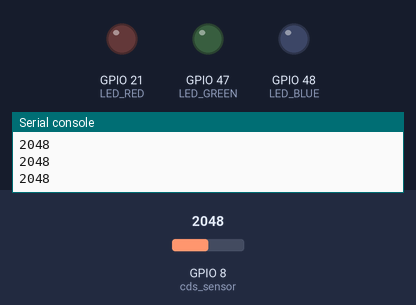
The program below on a simulated ESP32 board running MicroPython. Parts: output pins drawn as LEDs (lit = HIGH), the last lines printed to the serial console. The inputs (shaded band) are chosen by the test bench; at power-on: GPIO 8 (cds_sensor) = 2048 (analog values on the 0–4095 scale).

Above: at 1.2 s.
1.3 s: GPIO 8 (cds_sensor) set to 520
2.8 s: GPIO 8 (cds_sensor) set to 446
At 4.2 s:
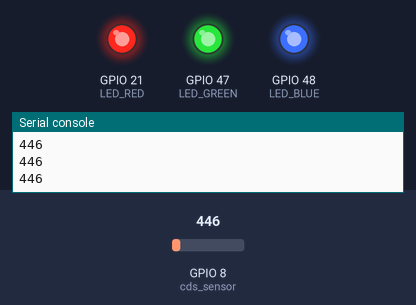
4.5 s: GPIO 8 (cds_sensor) set to 540
At 5.3 s:
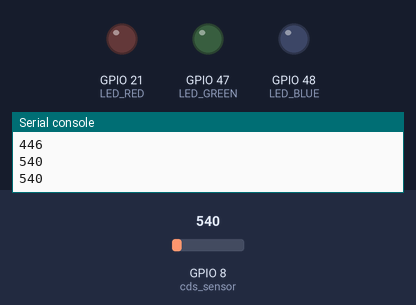
6.0 s: GPIO 8 (cds_sensor) set to 491
At 6.5 s:
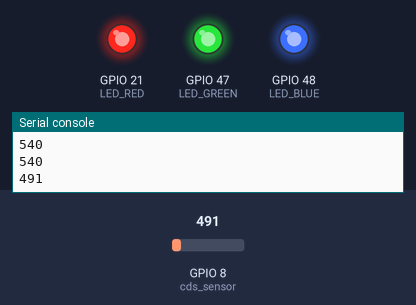
Timing chart, 0 to 8.5 s (numbered marks = the images above; inputs shaded):
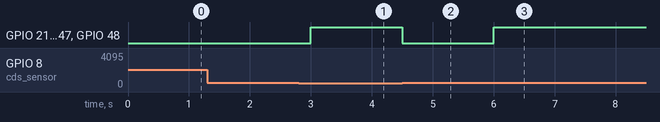

The program:

4-4.________2.py
```python
from machine import Pin
from machine import ADC
import time

cds_sensor=ADC(Pin(8))
cds_sensor.atten(ADC.ATTN_11DB)

LED_RED = Pin(21,Pin.OUT)
LED_GREEN = Pin(47,Pin.OUT)
LED_BLUE = Pin(48,Pin.OUT)


while True:
    cds_value = cds_sensor.read()
    print(cds_value)

    if cds_value < 500:
        LED_RED.on()
        LED_GREEN.on()
        LED_BLUE.on()
    else:
        LED_RED.off()
        LED_GREEN.off()
        LED_BLUE.off()

    time.sleep(0.5)
```

Measured:
- the behaviour switches between 500 and 499 on GPIO 8 (cds_sensor) (found by bisection; images 0 and 1)
- after the input at 2.8 s, GPIO 21 (LED_RED), GPIO 47 (LED_GREEN), GPIO 48 (LED_BLUE): LOW → HIGH after 0.20 s
- after the input at 4.5 s, GPIO 21 (LED_RED), GPIO 47 (LED_GREEN), GPIO 48 (LED_BLUE): HIGH → LOW at once
- after the input at 6.0 s, GPIO 21 (LED_RED), GPIO 47 (LED_GREEN), GPIO 48 (LED_BLUE): LOW → HIGH at once
